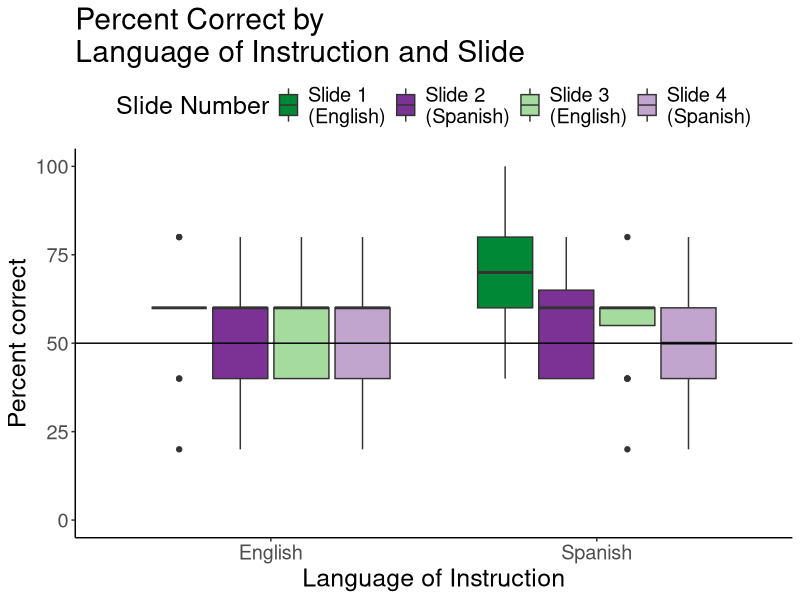

The R source for this figure:
## LOAD IN PACKAGES ####
library(ggplot2)
library(RColorBrewer)


## READ IN DATA AND ORGANIZE ####
data = read.table("data/data_full.txt", header=T, sep="\t")
data = subset(data, Condition=="A_E")

data2 = aggregate(data$Error, by=list(data$Subject, data$Inst_Lg, data$Language, data$Slide), FUN=mean)
	colnames(data2)[1] = "Subject"
	colnames(data2)[2] = "Inst_Lg"
	colnames(data2)[3] = "Language"
	colnames(data2)[4] = "Slide"
	colnames(data2)[5] = "Error"
data2$Error = data2$Error * 100

data2$Inst_Lg = factor(data2$Inst_Lg, labels=c("English", "Spanish"))
data2$Language = factor(data2$Language, labels=c("English", "Spanish"))
data2$Slide = factor(data2$Slide, labels=c("Slide 1\n(English)", "Slide 2\n(Spanish)", "Slide 3\n(English)", "Slide 4\n(Spanish)"))


## SET COLORS
cols = brewer.pal(5, "PRGn")


## MAKE BOXPLOT ####
byslide_plot <- ggplot(data2, aes(factor(Inst_Lg), Error)) +
	geom_boxplot(aes(fill=factor(Slide))) +
	ggtitle("Percent Correct by\nLanguage of Instruction and Slide") +
	xlab("Language of Instruction") +
	ylab("Percent correct") +
	scale_y_continuous(limits=c(0,100)) +
	geom_hline(yintercept=50) +
	scale_fill_manual(name="Slide Number", values=c(cols[5], cols[1], cols[4], cols[2])) +
	theme_bw() +
	theme(text=element_text(size=18),
		axis.line = element_line(color = "black"),
		plot.background = element_blank(),
		panel.grid.major = element_blank(),
		panel.grid.minor = element_blank(),
		panel.border = element_blank(),
		legend.key = element_rect(colour="white", fill="white"),
		legend.position="top")

pdf("figures/byslide.pdf")
byslide_plot
dev.off()










